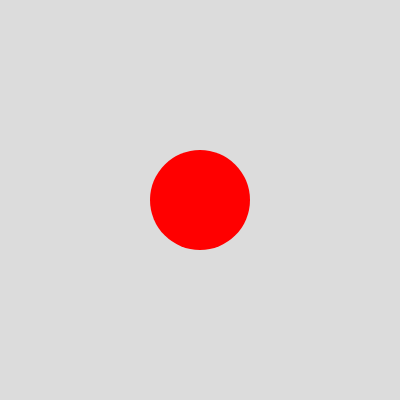
Frame 1 (no input)
Frame 60 (no input): identical to frame 1, image omitted
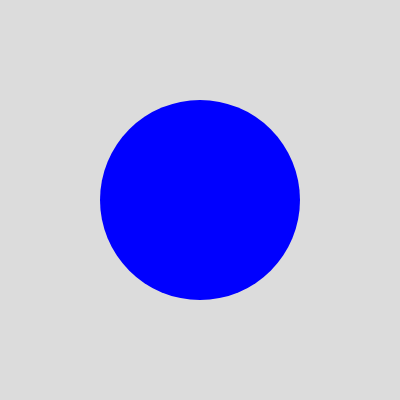
Frame 120 (the mouse pressed at the canvas centre since frame 60)

The p5.js sketch that drew these frames (run headless with seeded random() and noise() and a simulated clock; from frame 60 on, the mouse is pressed at the canvas centre):

// p5.js sketch
// ── sketch.js
function setup() {
  createCanvas(400, 400);
}

function draw() {
  background(220);

  if(mouseX < width / 2) {
      fill(255, 0, 0);
      a = 100
    } else {
      fill(0, 0, 255);
      a = 200
    }
   noStroke();
   circle(200, 200, a);
  }
